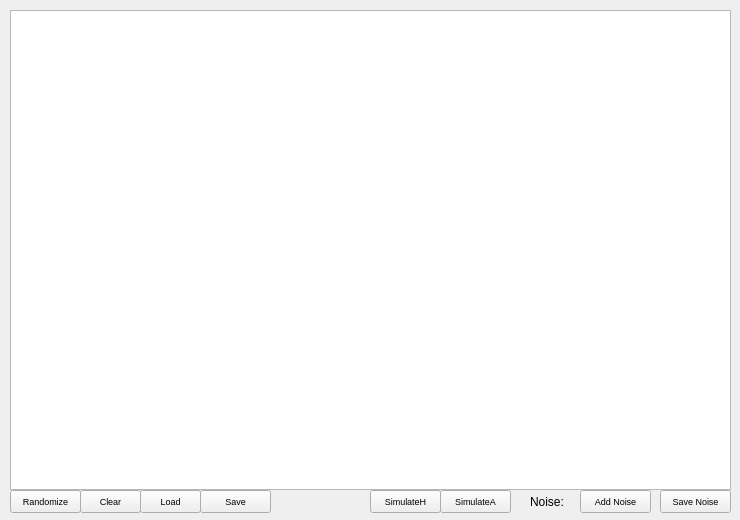
<?xml version="1.0" encoding="UTF-8"?>
<ui version="4.0">
 <class>btTrack</class>
 <widget class="QWidget" name="btTrack">
  <property name="geometry">
   <rect>
    <x>0</x>
    <y>0</y>
    <width>740</width>
    <height>520</height>
   </rect>
  </property>
  <property name="sizePolicy">
   <sizepolicy hsizetype="Fixed" vsizetype="Fixed">
    <horstretch>0</horstretch>
    <verstretch>0</verstretch>
   </sizepolicy>
  </property>
  <property name="maximumSize">
   <size>
    <width>1200</width>
    <height>520</height>
   </size>
  </property>
  <property name="windowTitle">
   <string>Track Logger</string>
  </property>
  <widget class="QGraphicsView" name="imageView">
   <property name="geometry">
    <rect>
     <x>10</x>
     <y>10</y>
     <width>721</width>
     <height>480</height>
    </rect>
   </property>
   <property name="sizePolicy">
    <sizepolicy hsizetype="Fixed" vsizetype="Fixed">
     <horstretch>0</horstretch>
     <verstretch>0</verstretch>
    </sizepolicy>
   </property>
   <property name="verticalScrollBarPolicy">
    <enum>Qt::ScrollBarAsNeeded</enum>
   </property>
   <property name="horizontalScrollBarPolicy">
    <enum>Qt::ScrollBarAsNeeded</enum>
   </property>
  </widget>
  <widget class="QPushButton" name="saveTrackButton">
   <property name="geometry">
    <rect>
     <x>200</x>
     <y>490</y>
     <width>71</width>
     <height>23</height>
    </rect>
   </property>
   <property name="font">
    <font>
     <pointsize>7</pointsize>
    </font>
   </property>
   <property name="text">
    <string>Save</string>
   </property>
  </widget>
  <widget class="QPushButton" name="loadTrackButton">
   <property name="geometry">
    <rect>
     <x>140</x>
     <y>490</y>
     <width>61</width>
     <height>23</height>
    </rect>
   </property>
   <property name="font">
    <font>
     <pointsize>7</pointsize>
    </font>
   </property>
   <property name="text">
    <string>Load</string>
   </property>
  </widget>
  <widget class="QPushButton" name="clearTrackButton">
   <property name="geometry">
    <rect>
     <x>80</x>
     <y>490</y>
     <width>61</width>
     <height>23</height>
    </rect>
   </property>
   <property name="font">
    <font>
     <pointsize>7</pointsize>
    </font>
   </property>
   <property name="text">
    <string>Clear</string>
   </property>
  </widget>
  <widget class="QPushButton" name="randomizeTrackButton">
   <property name="geometry">
    <rect>
     <x>10</x>
     <y>490</y>
     <width>71</width>
     <height>23</height>
    </rect>
   </property>
   <property name="font">
    <font>
     <pointsize>7</pointsize>
    </font>
   </property>
   <property name="text">
    <string>Randomize</string>
   </property>
  </widget>
  <widget class="QPushButton" name="noiseButton">
   <property name="geometry">
    <rect>
     <x>580</x>
     <y>490</y>
     <width>71</width>
     <height>23</height>
    </rect>
   </property>
   <property name="font">
    <font>
     <pointsize>7</pointsize>
    </font>
   </property>
   <property name="text">
    <string>Add Noise</string>
   </property>
  </widget>
  <widget class="QPushButton" name="saveNoiseTrackButton">
   <property name="geometry">
    <rect>
     <x>660</x>
     <y>490</y>
     <width>71</width>
     <height>23</height>
    </rect>
   </property>
   <property name="font">
    <font>
     <pointsize>7</pointsize>
    </font>
   </property>
   <property name="text">
    <string>Save Noise</string>
   </property>
  </widget>
  <widget class="QLabel" name="label">
   <property name="geometry">
    <rect>
     <x>530</x>
     <y>494</y>
     <width>41</width>
     <height>16</height>
    </rect>
   </property>
   <property name="text">
    <string>Noise:</string>
   </property>
  </widget>
  <widget class="QPushButton" name="simulateHButton">
   <property name="geometry">
    <rect>
     <x>370</x>
     <y>490</y>
     <width>71</width>
     <height>23</height>
    </rect>
   </property>
   <property name="font">
    <font>
     <pointsize>7</pointsize>
    </font>
   </property>
   <property name="text">
    <string>SimulateH</string>
   </property>
  </widget>
  <widget class="QPushButton" name="simulateAButton">
   <property name="geometry">
    <rect>
     <x>440</x>
     <y>490</y>
     <width>71</width>
     <height>23</height>
    </rect>
   </property>
   <property name="font">
    <font>
     <pointsize>7</pointsize>
    </font>
   </property>
   <property name="text">
    <string>SimulateA</string>
   </property>
  </widget>
 </widget>
 <resources/>
 <connections/>
</ui>
